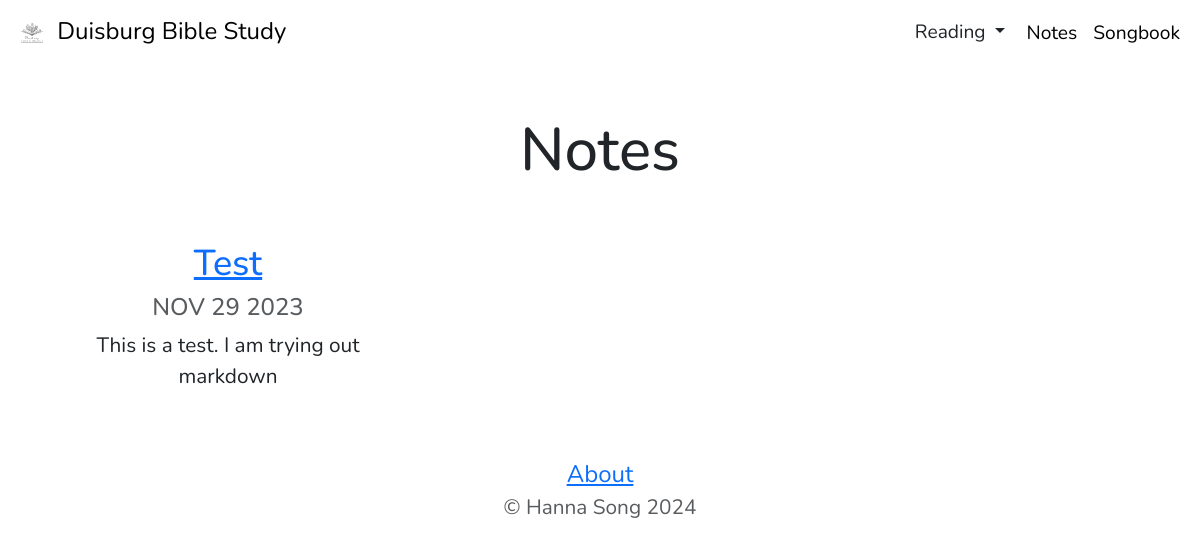
Page /notes/ on the earlier database version.
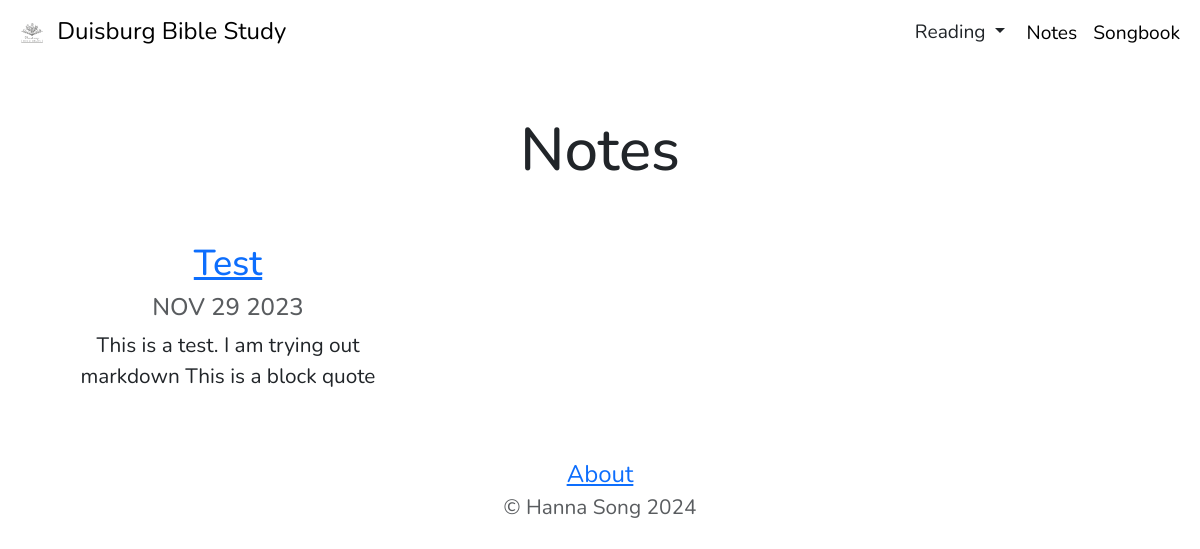
Same page on the later database version.
### note/models.py (models this page shows, shortened)
class Note(models.Model):
    title = models.CharField(max_length=100, blank=True)
    date = models.DateField()
    meeting = models.CharField(max_length=100)
    author = models.CharField(max_length=50)
    body = models.TextField()
    slug = models.SlugField(default="", null=False)

### note/views.py (the view)
# urls.py: path('', views.allnotes, name='allnotes'),
def allnotes(request):
    notes = Note.objects.all()
    return render(request, 'note/allnotes.html', {'notes':notes})

### mysite/templatetags/markdown_extras.py (called while the page is built)
@register.filter()
@stringfilter
def markdown(value):
    return md.markdown(value, extensions=['markdown.extensions.fenced_code'])

### note/templates/note/allnotes.html
{% extends 'mysite/base.html' %}
{% load static %}
{% load markdown_extras %}
{% block content %}
<div class="container text-center">
    <h1 class="font-weight-bold text-center py-5">Notes</h1>
<div class="container-fluid">
    <div class="row" data-masonry='{"percentPosition": true }'>
        {% for note in notes %}
            <div class="col-lg-4 col-md-6">
                <a href="{% url 'note:detail' note.slug %}">
                    <h4 style="font-size: 1.5em;">{{ note.title }}</h4>
                </a>
                <h6 class="text-muted">{{ note.date|date:'M d Y'|upper }}</h6>
                <p>{{ note.body|markdown|striptags|truncatechars:125 }}</p>
            </div>
        {% endfor %}
    </div>
</div>
</div>
{% endblock %}

Differences in the rows shown:
changed Note "Test": body "This is a test. I am trying out markdown" → "This is a test. I am trying out markdown This is a block quote"
